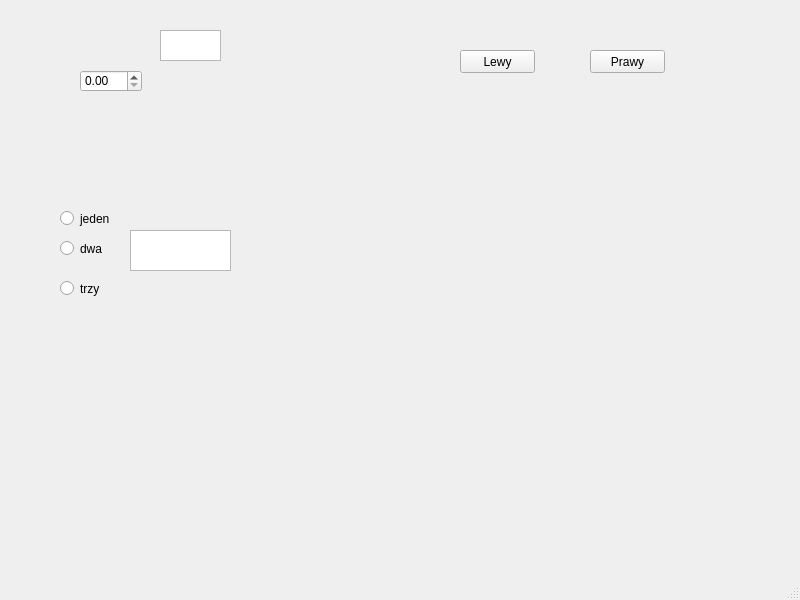
<?xml version="1.0" encoding="UTF-8"?>
<ui version="4.0">
 <class>MainWindow</class>
 <widget class="QMainWindow" name="MainWindow">
  <property name="geometry">
   <rect>
    <x>0</x>
    <y>0</y>
    <width>800</width>
    <height>600</height>
   </rect>
  </property>
  <property name="windowTitle">
   <string>MainWindow</string>
  </property>
  <widget class="QWidget" name="centralwidget">
   <widget class="QDoubleSpinBox" name="spinbox">
    <property name="geometry">
     <rect>
      <x>80</x>
      <y>70</y>
      <width>62</width>
      <height>22</height>
     </rect>
    </property>
   </widget>
   <widget class="QTextBrowser" name="wyjscie">
    <property name="geometry">
     <rect>
      <x>160</x>
      <y>30</y>
      <width>61</width>
      <height>31</height>
     </rect>
    </property>
   </widget>
   <widget class="QPushButton" name="lewy">
    <property name="geometry">
     <rect>
      <x>460</x>
      <y>50</y>
      <width>75</width>
      <height>23</height>
     </rect>
    </property>
    <property name="text">
     <string>Lewy</string>
    </property>
   </widget>
   <widget class="QPushButton" name="prawy">
    <property name="geometry">
     <rect>
      <x>590</x>
      <y>50</y>
      <width>75</width>
      <height>23</height>
     </rect>
    </property>
    <property name="text">
     <string>Prawy</string>
    </property>
   </widget>
   <widget class="QRadioButton" name="radio2">
    <property name="geometry">
     <rect>
      <x>60</x>
      <y>240</y>
      <width>82</width>
      <height>17</height>
     </rect>
    </property>
    <property name="text">
     <string>dwa</string>
    </property>
   </widget>
   <widget class="QRadioButton" name="radio3">
    <property name="geometry">
     <rect>
      <x>60</x>
      <y>280</y>
      <width>82</width>
      <height>17</height>
     </rect>
    </property>
    <property name="text">
     <string>trzy</string>
    </property>
   </widget>
   <widget class="QRadioButton" name="radio1">
    <property name="geometry">
     <rect>
      <x>60</x>
      <y>210</y>
      <width>82</width>
      <height>17</height>
     </rect>
    </property>
    <property name="text">
     <string>jeden</string>
    </property>
   </widget>
   <widget class="QTextBrowser" name="radiotext">
    <property name="geometry">
     <rect>
      <x>130</x>
      <y>230</y>
      <width>101</width>
      <height>41</height>
     </rect>
    </property>
   </widget>
  </widget>
  <widget class="QMenuBar" name="menubar">
   <property name="geometry">
    <rect>
     <x>0</x>
     <y>0</y>
     <width>800</width>
     <height>21</height>
    </rect>
   </property>
  </widget>
  <widget class="QStatusBar" name="statusbar"/>
 </widget>
 <resources/>
 <connections/>
</ui>
